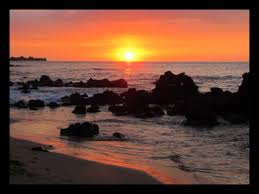
#> input picture database/originImage/10.jpg, 259 x 194 px; its folder holds only this picture in this run
$ jupyter execute ImageProcess.ipynb
#> lines starting #> are read from the running program, lines starting #| are printed output that depends on the picture
[cell 1]
import os
import cv2

## 讀取影像資料並且儲存

[cell 2]
imageNameArray=[]
imageArray=[]
imageArrayLength=0
dirName='./originImage'

originFileName='./originImageData.txt'
originFile = open(originFileName, 'w')

for imageName in os.listdir(dirName): #獲取檔案路徑
    print(str(dirName+'/'+imageName),file=originFile)
    imageNameArray.append(str(dirName+'/'+imageName))
    imageArray.append(cv2.imread(dirName+'/'+imageName)) #儲存影像資料
imageArrayLength=len(imageArray)
#> imageArrayLength = 1
originFile.close()

# 轉換成灰階並儲存

[cell 3]
imageGrayScaleNameArray=[]
imageGrayScaleArray=[]
grayScaledirName='./grayScaleImage'

grayScaleFileName='./grayScaleImageData.txt'
grayScaleFile = open(grayScaleFileName, 'w')

for index in range(imageArrayLength):
    print(grayScaledirName+'/'+str(index+1)+'GrayScale.jpg',file=grayScaleFile)
    imageGrayScaleNameArray.append(grayScaledirName+'/'+str(index+1)+'GrayScale.jpg')
    imageGrayScale=cv2.cvtColor(cv2.imread(imageNameArray[index]),cv2.COLOR_BGR2GRAY)
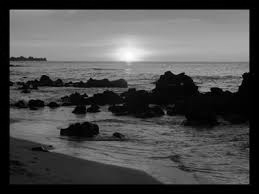
#> imageGrayScale: shape (194, 259); min 0, max 254, mean 78.3
    imageGrayScaleArray.append(imageGrayScale) #儲存影像資料
    cv2.imwrite(grayScaledirName+'/'+str(index+1)+'GrayScale.jpg',imageGrayScale)
grayScaleFile.close()

# 剪裁成適當大小

[cell 4]
imageresizeImageNameArray=[]
imageResizeArray=[]
resizedirName='./resizeImage'

resizeFileName='./resizeImageData.txt'
resizeFile = open(resizeFileName, 'w')

for index in range(imageArrayLength):
    print(resizedirName+'/'+str(index+1)+'resize.jpg',file=resizeFile)
    imageresizeImageNameArray.append(resizedirName+'/'+str(index+1)+'resize.jpg')
    dim=(224,224)
    imageCrop = cv2.resize(imageGrayScaleArray[index], dim, interpolation = cv2.INTER_AREA)
    imageResizeArray.append(imageCrop) #儲存影像資料
    cv2.imwrite(resizedirName+'/'+str(index+1)+'resize.jpg',imageCrop)
#> this loop made 1 pass
#> pass 1, `imageCrop = cv2.resize(imageGrayScaleArray[index], dim, interpolation ..`:
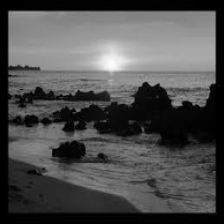
#> imageCrop: shape (224, 224); min 0, max 253, mean 78.2
#> after the loop, imageResizeArray = 1 item; imageresizeImageNameArray = ['./resizeImage/1resize.jpg']
    # print(imageCrop.shape)
resizeFile.close()

$ run again, on database/originImage/25.jpg
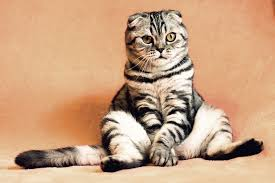
#> input picture database/originImage/25.jpg, 275 x 183 px
#> imageArrayLength = 1
#> `imageGrayScale=cv2.cvtColor(cv2.imread(imageNameArray[index]),cv2.COLO..`:
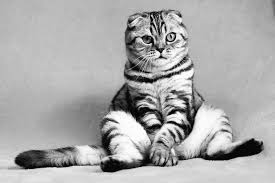
#> imageGrayScale: shape (183, 275); min 0, max 255, mean 170.7
#> the loop `for index in range(imageArrayLength):` made 1 pass
#> pass 1, `imageCrop = cv2.resize(imageGrayScaleArray[index], dim, interpolation ..`:
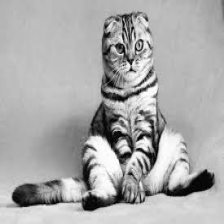
#> imageCrop: shape (224, 224); min 1, max 255, mean 170.6
#> after the loop `for index in range(imageArrayLength):`: imageResizeArray = 1 item; imageresizeImageNameArray = ['./resizeImage/1resize.jpg']

$ run again, on database/originImage/27.jpg
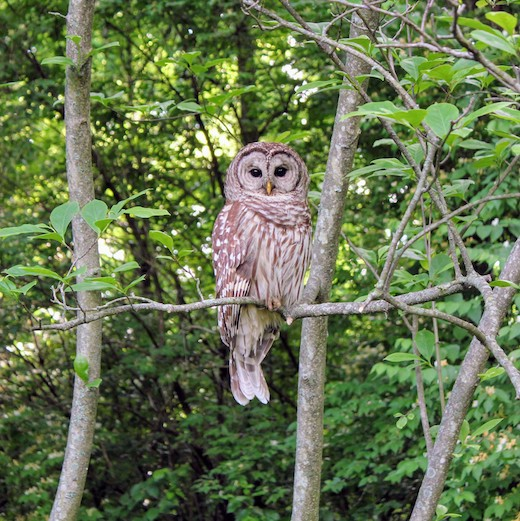
#> input picture database/originImage/27.jpg, 520 x 521 px
#> imageArrayLength = 1
#> `imageGrayScale=cv2.cvtColor(cv2.imread(imageNameArray[index]),cv2.COLO..`:
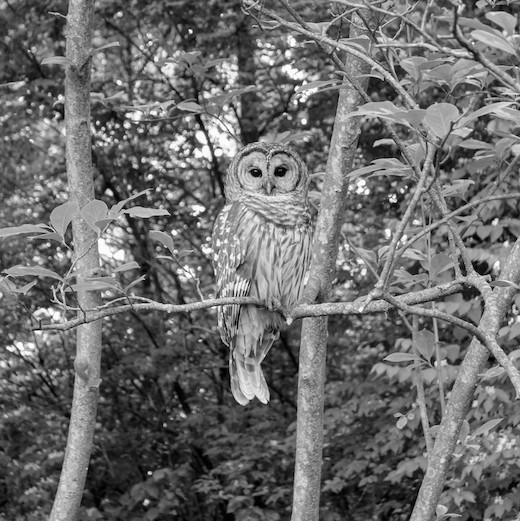
#> imageGrayScale: shape (521, 520); min 0, max 255, mean 108.4
#> after the loop `for index in range(imageArrayLength):`: imageResizeArray = 1 item; imageresizeImageNameArray = ['./resizeImage/1resize.jpg']

$ run again, on database/originImage/28.webp
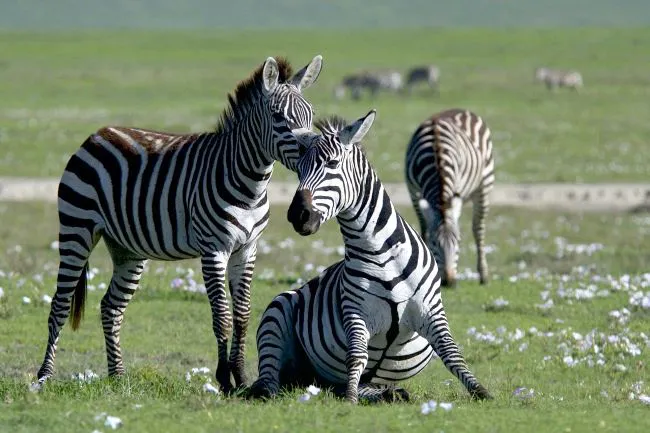
#> input picture database/originImage/28.webp, 650 x 433 px
#> imageArrayLength = 1
#> `imageGrayScale=cv2.cvtColor(cv2.imread(imageNameArray[index]),cv2.COLO..`:
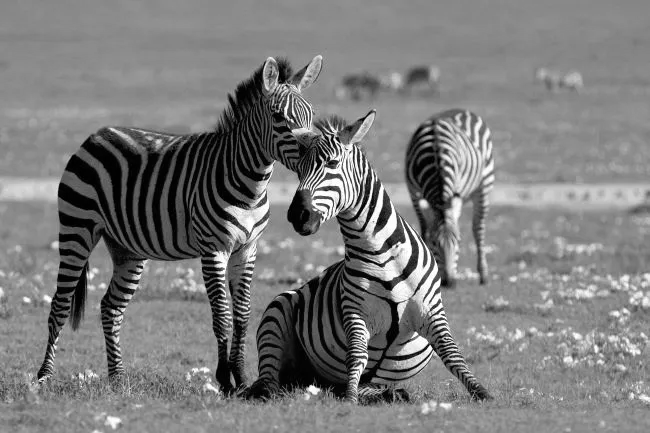
#> imageGrayScale: shape (433, 650); min 0, max 255, mean 123.3
#> the loop `for index in range(imageArrayLength):` made 1 pass
#> pass 1, `imageCrop = cv2.resize(imageGrayScaleArray[index], dim, interpolation ..`:
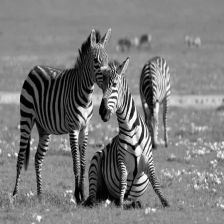
#> imageCrop: shape (224, 224); min 0, max 254, mean 123.3
#> after the loop `for index in range(imageArrayLength):`: imageResizeArray = 1 item; imageresizeImageNameArray = ['./resizeImage/1resize.jpg']

$ run again, on database/originImage/12.jpeg
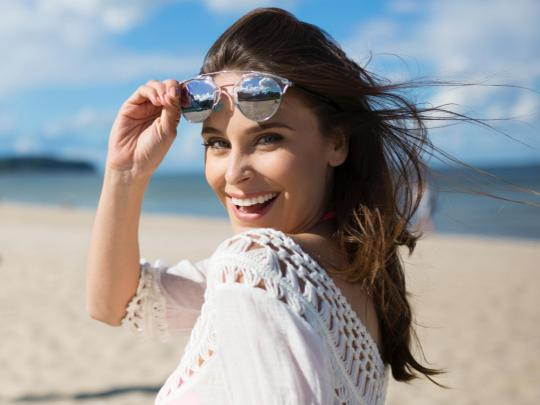
#> input picture database/originImage/12.jpeg, 540 x 405 px
#> imageArrayLength = 1
#> `imageGrayScale=cv2.cvtColor(cv2.imread(imageNameArray[index]),cv2.COLO..`:
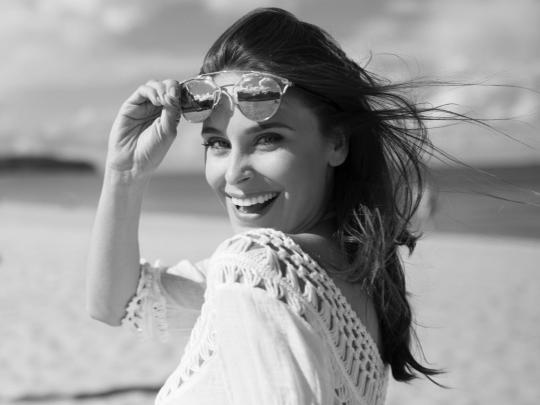
#> imageGrayScale: shape (405, 540); min 0, max 255, mean 152.7
#> the loop `for index in range(imageArrayLength):` made 1 pass
#> pass 1, `imageCrop = cv2.resize(imageGrayScaleArray[index], dim, interpolation ..`:
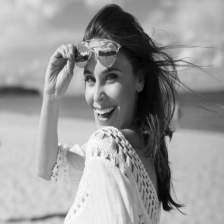
#> imageCrop: shape (224, 224); min 0, max 250, mean 152.7
#> after the loop `for index in range(imageArrayLength):`: imageResizeArray = 1 item; imageresizeImageNameArray = ['./resizeImage/1resize.jpg']
